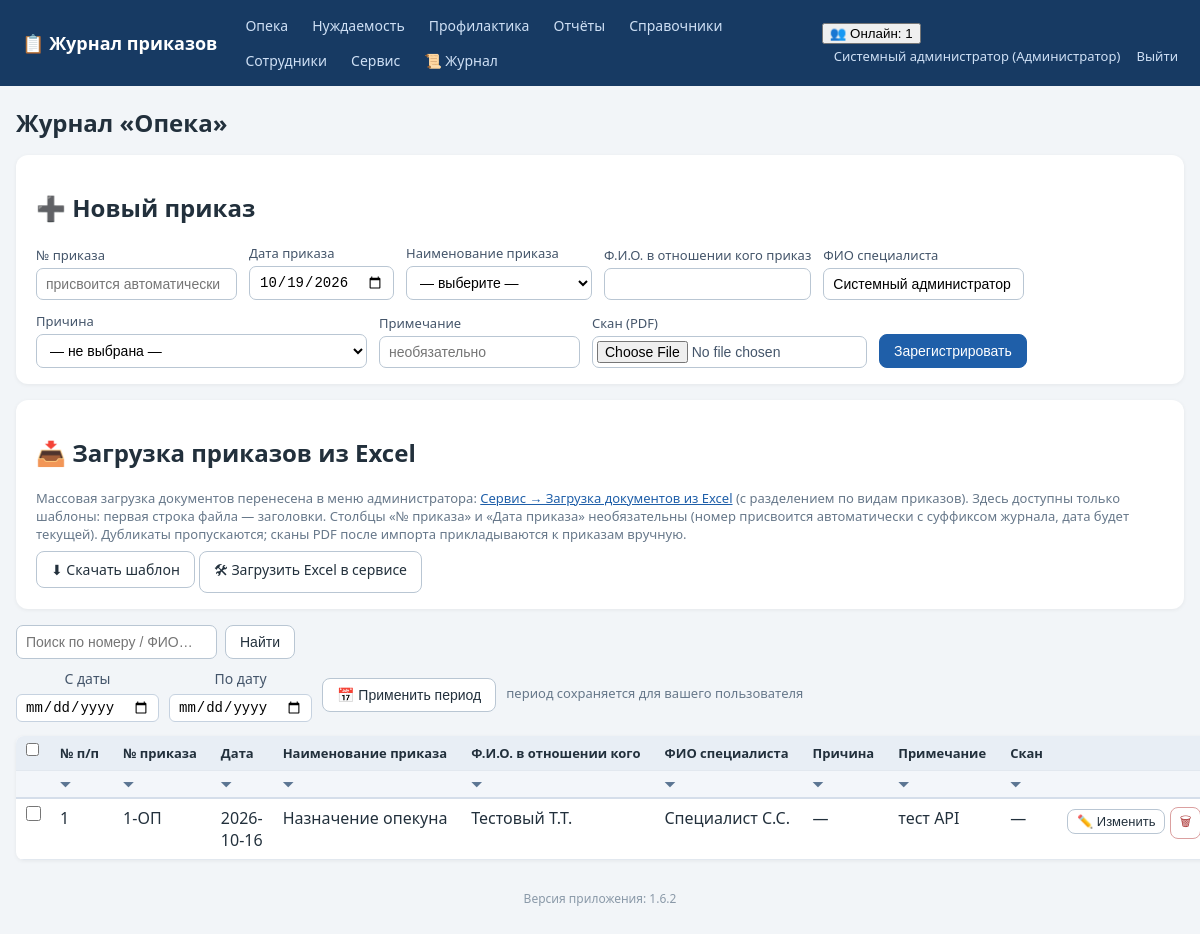
Screenshot of /journal/opeka (signed in) with the database file from the repository.
### tables this page shows
CREATE TABLE employees (
    id INTEGER PRIMARY KEY AUTOINCREMENT,
    full_name TEXT NOT NULL,
    position TEXT NOT NULL DEFAULT '',
    login TEXT UNIQUE,
    password_hash TEXT,
    pwd_changed_at TEXT,           -- дата последней самостоятельной смены пароля
    role_id INTEGER REFERENCES roles(id)
);

CREATE TABLE roles (
    id INTEGER PRIMARY KEY AUTOINCREMENT,
    name TEXT UNIQUE NOT NULL
);

CREATE TABLE orders (
    id INTEGER PRIMARY KEY AUTOINCREMENT,
    journal TEXT NOT NULL,           -- opeka / nuzhdaemost / profilaktika
    order_number TEXT NOT NULL,      -- номер приказа, напр. "12-оп"
    order_date TEXT NOT NULL,        -- ГГГГ-ММ-ДД
    order_type_id INTEGER REFERENCES order_types(id),
    person_fio TEXT NOT NULL DEFAULT '',   -- ФИО в отношении кого
    specialist_fio TEXT NOT NULL DEFAULT '', -- ФИО специалиста
    note TEXT NOT NULL DEFAULT '',         -- примечание (добавлено в 1.2.0)
    scan_path TEXT,
    created_at TEXT DEFAULT CURRENT_TIMESTAMP
, reason_id INTEGER REFERENCES reasons(id));

CREATE TABLE order_types (
    id INTEGER PRIMARY KEY AUTOINCREMENT,
    kind TEXT NOT NULL,              -- вид приказа (название журнала)
    name TEXT NOT NULL,              -- наименование приказа
    prefix TEXT NOT NULL DEFAULT '', -- префикс номера приказа для вида (напр. "ОП" -> 1-ОП)
    UNIQUE(kind, name)
);

### app.py (the view)
@app.route('/journal/<journal>')
def journal_list(journal):
    if journal not in JOURNAL_TYPES:
        abort(404)
    user = current_user()
    if not can_access_journal(user, journal):
        abort(403)
    q = request.args.get('q', '').strip()
    conn = get_db()
    p1, p2 = journal_period(conn, user['id'], journal, request.args)
    sql = ('SELECT o.*, t.name AS type_name, rs.name AS reason_name FROM orders o '
           'LEFT JOIN order_types t ON t.id=o.order_type_id '
           'LEFT JOIN reasons rs ON rs.id=o.reason_id WHERE o.journal=?')
    params = [journal]
    if p1:
        sql += ' AND o.order_date>=?'
        params.append(p1)
    if p2:
        sql += ' AND o.order_date<=?'
        params.append(p2)
    if q:
        sql += ' AND (o.order_number LIKE ? OR o.person_fio LIKE ? OR o.specialist_fio LIKE ?)'
        like = f'%{q}%'
        params += [like, like, like]
    sql += (' ORDER BY o.order_date DESC, ' + _ORDER_NUM_SQL.format(col='o.order_number') +
            ' DESC, o.order_number DESC')
    rows = conn.execute(sql, params).fetchall()
    types = conn.execute('SELECT * FROM order_types WHERE kind=? ORDER BY name',
                         (journal,)).fetchall()
    reasons = conn.execute(
        'SELECT * FROM reasons WHERE COALESCE(journal, ?)=? AND active=1 '
        'ORDER BY name',
        (journal, journal)).fetchall()
    today = date.today().isoformat()
    conn.close()
    return render_template('journal.html', journal=journal, title=JOURNAL_TITLES[journal],
                           rows=rows, types=types, reasons=reasons, today=today,
                           q=q, p1=p1, p2=p2, has_reason=REASONS_ENABLED.get(journal, False))

### app.py (called while the page is built, shortened)
def has_request_context_safe():
    try:
        from flask import has_request_context
        return has_request_context()
    except Exception:
        return False

def _session_signature(uid):
    raw = request.cookies.get(app.config['SESSION_COOKIE_NAME'], '')
    if not raw:
        return ''

def _db_touch_throttled(key, min_interval=10.0):
    now = time.time()
    last = _DB_TOUCH_TS.get(key, 0)
    if now - last >= min_interval:
        _DB_TOUCH_TS[key] = now
        return True
    return False

def db_cleanup_active_sessions(cutoff):
    try:
        conn = get_db()
        conn.execute('DELETE FROM active_sessions WHERE last_seen < ?', (cutoff,))
        conn.commit()
        conn.close()
    except Exception:
        pass

def touch_active_session(uid):
    sid = _session_signature(uid)
    ip = request.remote_addr if has_request_context_safe() else ''
    now = time.time()
    with ACTIVE_SESSIONS_LOCK:
        ACTIVE_SESSIONS[(uid, sid)] = {'last_seen': now, 'ip': ip}
    if _db_touch_throttled((uid, sid)):
        db_touch_active_session(uid, sid, ip)

def cleanup_active_sessions():
    cutoff = time.time() - ACTIVE_TIMEOUT
    with ACTIVE_SESSIONS_LOCK:
        expired = [k for k, v in ACTIVE_SESSIONS.items()
                   if v['last_seen'] < cutoff]
        for k in expired:
            del ACTIVE_SESSIONS[k]
    db_cleanup_active_sessions(cutoff)

@app.before_request
def _mark_tls_noise_context():
    try:
        from flask import g as _fg
        _tls_noise_ctx.g = _fg
    except Exception:
        pass

def get_db():
    conn = sqlite3.connect(DB_PATH)
    conn.row_factory = sqlite3.Row
    conn.execute('PRAGMA foreign_keys = ON')
    return conn

def current_user():
    uid = session.get('user_id')
    if not uid:
        return None
    conn = get_db()
    u = conn.execute('SELECT e.*, r.name AS role_name FROM employees e '
                     'LEFT JOIN roles r ON r.id=e.role_id WHERE e.id=?', (uid,)).fetchone()
    conn.close()
    return u

def can_access_journal(user, journal):
    if not user:
        return False
    if user['role_name'] in FULL_DATA_ROLES:  # админ и начальник — полный доступ
        return True
    return user['role_name'] in ROLE_ACCESS[journal]

def _valid_iso_date(s):
    try:
        d = date.fromisoformat((s or '').strip())
        return d.isoformat()
    except (ValueError, TypeError):
        return None

### templates/journal.html (shortened to what this page needs)
{% extends 'base.html' %}
{% block content %}
<h1>Журнал «{{ title }}»</h1>
<div class="panel">
  <h2>➕ Новый приказ</h2>
  <form method="post" action="{{ url_for('journal_create', journal=journal) }}" enctype="multipart/form-data">
    <label>№ приказа <input name="order_number" placeholder="присвоится автоматически"></label>
    <label>Дата приказа <input type="date" name="order_date" value="{{ today }}"></label>
    <label>Наименование приказа
      <select name="order_type_id" required>
        <option value="">— выберите —</option>
      </select>
    </label>
    <label>Ф.И.О. в отношении кого приказ <input name="person_fio" required></label>
    <label>ФИО специалиста <input name="specialist_fio" value="{{ cu.full_name if cu else '' }}"></label>
    {% if has_reason %}
    <label>Причина
      <select name="reason_id">
        <option value="">— не выбрана —</option>
      </select>
    </label>
    {% endif %}
    <label>Примечание <input name="note" placeholder="необязательно"></label>
    <label>Скан (PDF) <input type="file" name="scan" accept=".pdf,application/pdf"></label>
    <button class="btn primary" type="submit">Зарегистрировать</button>
  </form>
</div>
<div class="panel no-print">
  <h2>📥 Загрузка приказов из Excel</h2>
  <p class="hint">Массовая загрузка документов перенесена в меню администратора:
     <a href="{{ url_for('service') }}">Сервис → Загрузка документов из Excel</a>
     (с разделением по видам приказов). Здесь доступны только шаблоны:
     первая строка файла — заголовки. Столбцы «№ приказа» и «Дата приказа» необязательны
     (номер присвоится автоматически с суффиксом журнала, дата будет текущей). Дубликаты пропускаются;
     сканы PDF после импорта прикладываются к приказам вручную.</p>
  <a class="btn" href="{{ url_for('journal_template', journal=journal) }}">⬇ Скачать шаблон</a>
  <a class="btn" href="{{ url_for('service') }}#excel-import">🛠 Загрузить Excel в сервисе</a>
</div>
<form method="get" class="searchbar no-print">
  <input name="q" value="{{ q }}" placeholder="Поиск по номеру / ФИО…">
  <button class="btn">Найти</button>
</form>
<form method="get" class="periodbar no-print" id="periodForm">
  <label>С даты <input type="date" name="d1" id="p_d1" value="{{ p1 or '' }}"></label>
  <label>По дату <input type="date" name="d2" id="p_d2" value="{{ p2 or '' }}"></label>
  <button class="btn" type="submit">📅 Применить период</button>
  <span class="hint">период сохраняется для вашего пользователя</span>
</form>
<table class="grid" id="journalTable">
  {% set headers = ['№ п/п','№ приказа','Дата','Наименование приказа','Ф.И.О. в отношении кого','ФИО специалиста'] + (['Причина'] if has_reason else []) + ['Примечание','Скан'] %}
  <tr>
    <th class="chk-col no-print"><input type="checkbox" id="chkAll" title="Выделить все строки"
        onclick="toggleAllChecked(this.checked)"></th>
    {% for h in headers %}
    <th class="sortable" data-sortcol="{{ loop.index0 + 1 }}" onclick="sortByColumn(this)"
        title="Сортировать по столбцу «{{ h }}»">{{ h }}</th>
    {% endfor %}
    <th class="no-print"></th>
  </tr>
  <tr class="filter-row no-print">
    <th class="no-print"></th>
    {% for h in headers %}
    <th class="filter-cell">
      <span class="funnel" onclick="toggleFilter(this)" title="Фильтр по столбцу «{{ h }}»">⏷</span>
    </th>
    {% endfor %}
    <th class="no-print"></th>
  </tr>
  {% for r in rows %}
  <tr{% if r.scan_path %} data-has-scan="1"{% endif %}>
    <td class="chk-col no-print">
      <input type="checkbox" class="row-check" value="{{ r.id }}"
             data-number="{{ r.order_number }}" onchange="onRowCheckChange()">
    </td>
    <td>{{ loop.index }}</td>
    <td>{{ r.order_number }}</td>
    <td>{{ r.order_date }}</td>
    <td>{{ r.type_name or '—' }}</td>
    <td>{{ r.person_fio }}</td>
    <td>{{ r.specialist_fio }}</td>
    {% if has_reason %}<td class="reason-cell">{{ r.reason_name or '—' }}</td>{% endif %}
    <td>{{ r.note if 'note' in r.keys() else '' }}</td>
    <td>{% if r.scan_path %}<a href="{{ url_for('order_scan', oid=r.id) }}" target="_blank">📄 PDF</a>{% else %}—{% endif %}</td>
    <td class="actions no-print">
      <button class="btn sm" data-id="{{ r.id }}" data-number="{{ r.order_number }}" data-date="{{ r.order_date }}"
              data-typeid="{{ r.order_type_id or '' }}" data-person="{{ r.person_fio }}" data-spec="{{ r.specialist_fio }}"
              data-note="{{ r.note if 'note' in r.keys() else '' }}"
              {% if has_reason %}data-reasonid="{{ r.reason_id or '' }}" data-reason="{{ r.reason_name or '' }}"{% endif %}
              onclick="openEdit(this)">✏️ Изменить</button>
      <form method="post" action="{{ url_for('order_delete', oid=r.id) }}" style="display:inline"
            onsubmit="return confirm('Удалить приказ?')"><button class="btn sm danger">🗑</button></form>
    </td>
  </tr>
  {% endfor %}
</table>
{% endblock %}

### templates/base.html (shortened to what this page needs)
<!DOCTYPE html>
<html lang="ru">
<head>
<link rel="stylesheet" href="{{ url_for('static', filename='style.css') }}">
</head>
<body>
<header class="topbar no-print">
  <div class="brand"><a href="{{ url_for('index') }}">📋 Журнал приказов</a></div>
  <nav>
    {% for j, t in accessible_journals %}
      <a href="{{ url_for('journal_list', journal=j) }}">{{ t }}</a>
    {% endfor %}
    {% if cu and cu.role_name in ['Администратор','Начальник отдела','Куратор'] %}
      <a href="{{ url_for('reports') }}">Отчёты</a>
    {% endif %}
    <a href="{{ url_for('references', tab='order_types') }}">Справочники</a>
    {% if cu and cu.role_name == 'Администратор' %}
      <a href="{{ url_for('employees') }}">Сотрудники</a>
      <a href="{{ url_for('service') }}">Сервис</a>
      <a href="{{ url_for('logs_view') }}" title="Журнал логирования">📜 Журнал</a>
    {% endif %}
  </nav>
  <div class="userbox">
    {% if cu %}
      {% if active_users is not none %}
        <div class="online" id="onlineBox" title="Сотрудники, работавшие в системе за последние {{ (active_timeout // 60) or 1 }} мин. Обновляется автоматически.">
          <button type="button" class="online-toggle" onclick="toggleOnline()">👥 Онлайн: {{ active_users|length }}</button>
        </div>
      {% endif %}
      <a href="{{ url_for('profile') }}" title="Сменить пароль">{{ cu.full_name }} ({{ cu.role_name }})</a>
      <a href="{{ url_for('logout') }}">Выйти</a>
    {% endif %}
  </div>
</header>
<main class="container">
  {% block content %}{% endblock %}
</main>
<footer class="foot no-print">Версия приложения: {{ app_version }}</footer>
</body>
</html>

### static/style.css (style rules this page uses)
:root { --bs:#1f5fa9;--bg:#f2f5f8;--tx:#22303c; }
* { box-sizing:border-box }
body { margin:0;font-family:"Segoe UI",Arial,sans-serif;background:var(--bg);color:var(--tx); }
a { color:var(--bs); }
.topbar { display:flex;align-items:center;gap:18px;flex-wrap:wrap;background:#173a63;color:#fff;padding:10px 22px; }
.topbar .brand a { color:#fff;font-weight:700;font-size:18px;text-decoration:none; }
.topbar nav { display:flex;gap:4px;flex-wrap:wrap;flex:1; }
.topbar nav a { color:#cfe0f5;text-decoration:none;padding:6px 10px;border-radius:6px;font-size:14px; }
.userbox a { color:#cfe0f5;text-decoration:none;font-size:13px;margin-left:12px; }
.container { max-width:1200px;margin:20px auto;padding:0 16px; }
h1 { font-size:24px; }
.panel { background:#fff;border-radius:12px;padding:16px 20px;margin:16px 0;box-shadow:0 1px 4px rgba(0,0,0,.06); }
.panel form { display:flex;flex-wrap:wrap;gap:12px;align-items:end; }
label { display:flex;flex-direction:column;font-size:13px;gap:4px;color:#44556a; }
input,select { padding:7px 9px;border:1px solid #b9c6d3;border-radius:7px;font-size:14px;background:#fff; }
input[type=file] { padding:4px; }
.btn { display:inline-block;padding:8px 14px;border-radius:8px;border:1px solid #b9c6d3;background:#fff;color:var(--tx);cursor:pointer;font-size:14px;text-decoration:none; }
.btn.primary { background:var(--bs);border-color:var(--bs);color:#fff; }
.btn.danger { background:#fff;border-color:#dba0a0;color:#a33; }
.btn.sm { padding:4px 9px;font-size:13px; }
table.grid { width:100%;border-collapse:collapse;background:#fff;margin:14px 0;box-shadow:0 1px 4px rgba(0,0,0,.06);border-radius:8px;overflow:hidden; }
.grid th { background:#e8eef5;font-size:13px;text-align:left; }
.grid th,.grid td { padding:8px 10px;border-bottom:1px solid #e2e8ef;vertical-align:top; }
.actions { white-space:nowrap; }
.searchbar { display:flex;gap:8px;margin:10px 0; }
.foot { text-align:center;color:#8a99a8;font-size:12px;margin:30px 0; }
.hint { color:#67788a;font-size:13px;margin:4px 0 8px 0; }
.filter-row th { background:#f3f6fa;padding:4px 6px;border-bottom:2px solid #d5deea; }
.funnel { cursor:pointer;color:#5b7592;font-size:13px;user-select:none;padding:0 4px; }
th.sortable { cursor:pointer;user-select:none;white-space:nowrap; }
.periodbar { display:flex;flex-wrap:wrap;align-items:center;gap:10px;margin:6px 0 10px 0; }
.periodbar label { font-size:14px;display:inline-flex;align-items:center;gap:6px; }
.periodbar input[type=date] { padding:4px 8px;border:1px solid #c6d2e0;border-radius:6px;font-size:14px; }
.chk-col { width:28px;text-align:center;padding:4px 6px!important; }
.row-check { cursor:pointer;width:15px;height:15px;accent-color:#1c3f63; }

### rows the page displays
employees: full_name "Системный администратор", specialist_fio "Системный администратор"
roles: role_name "Администратор"
orders: order_number "1-ОП", order_date "2026-10-16", name "Назначение опекуна", person_fio "Тестовый Т.Т.", specialist_fio "Специалист С.С.", reason_name "—", note "тест API"

### other values shown
{{ t }} "Опека" "Нуждаемость" "Профилактика"
{{ active_users|length }} "1"
{{ title }} "Опека"
{{ h }} "№ п/п" "№ приказа" "Дата" "Наименование приказа" "Ф.И.О. в отношении кого" "ФИО специалиста" "Причина" "Примечание" "Скан"
{{ app_version }} "1.6.2"
